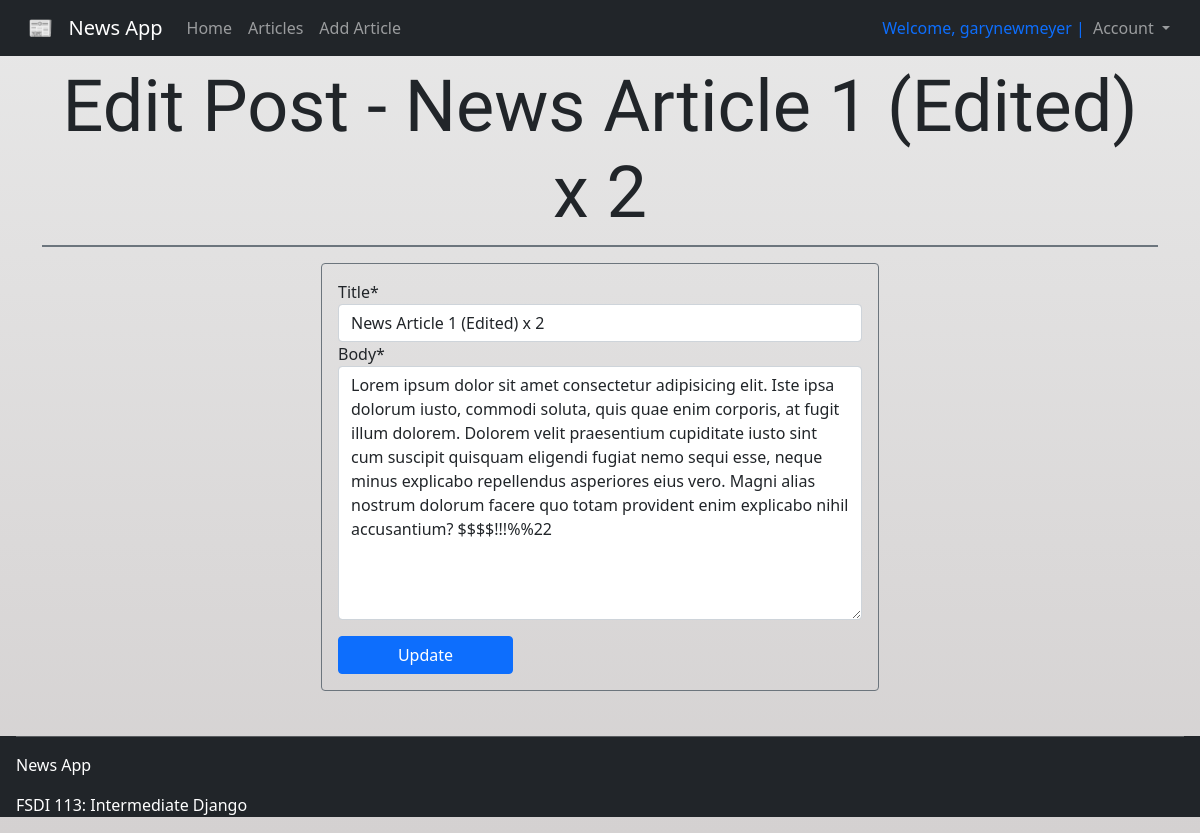
Screenshot of /articles/1/edit (signed in) with the database file from the repository.
### accounts/models.py (models this page shows)
class CustomUser(AbstractUser):
    age = models.PositiveIntegerField(null=True, blank=True)

### articles/models.py (models this page shows, shortened)
class Article(models.Model):
    title = models.CharField(max_length=255)
    body = models.TextField()
    author = models.ForeignKey(get_user_model(), on_delete=models.CASCADE)
    likes = models.IntegerField(default=0)
    dislikes = models.IntegerField(default=0)
    flagged = models.BooleanField(default=False)
    created_at = models.DateTimeField(auto_now_add=True)

### articles/views.py (the view)
# urls.py: path('<int:pk>/edit', ArticleUpdateView.as_view(), name='edit_article'),
class ArticleUpdateView(LoginRequiredMixin, UserPassesTestMixin, UpdateView):
    model = Article
    template_name = 'articles/edit_article.html'
    fields = ('title', 'body')
    def test_func(self):
        obj = self.get_object()
        return obj.author == self.request.user

### templates/articles/edit_article.html (shortened to what this page needs)
{% extends "base.html" %}
{% load crispy_forms_tags %}
{% block content %}
<div class="container pt-3">
    <h1 class="display-2 mt-5 text-center g-font">Edit Post - {{article.title}}</h1>
    <div class="divider bg-secondary border border-secondary"></div>
    <div class="mt-3 p-3 border border-secondary rounded w-50 mx-auto">
        <form action="" method="post">
            {{form|crispy}}
            <input class="btn btn-primary btn-wide mt-3" type="submit" value="Update">
        </form>
    </div>
</div>
{% endblock content %}

### templates/base.html (shortened to what this page needs)
<!DOCTYPE html>
<html lang="en">
<head>
    {% load static %}
    <link rel="stylesheet" href="{% static '/css/styles.css' %}">
    <link href="https://cdn.jsdelivr.net/npm/bootstrap@5.0.0-beta3/dist/css/bootstrap.min.css" rel="stylesheet">
    <link rel="stylesheet" href="https://pro.fontawesome.com/releases/v5.10.0/css/all.css"/>
</head>
<body>
    <nav class="navbar navbar-expand-lg navbar-dark bg-dark fixed-top mb-5">
        <div class="container-fluid">
            <a class="navbar-brand mx-3" href="{% url 'home' %}">📰 &nbsp News App</a>
            <div class="collapse navbar-collapse" id="navbarNav">
                <ul class="navbar-nav">
                    <li class="nav-item">
                        <a class="nav-link" href="{% url 'home' %}">Home</a>
                    </li>
                    <li class="nav-item">
                        <a class="nav-link" href="{% url 'all_articles' %}">Articles</a>
                    </li>
                    <li class="nav-item">
                        <a class="nav-link" href="{% url 'new_article' %}">Add Article</a>
                    </li>
                </ul>
                {% if user.is_authenticated %}
                <ul class="navbar-nav nav-log">
                    <li class="navbar-text text-primary">
                        Welcome, {{user.username}} |
                    </li>
                    <li class="nav-item dropdown">
                        <a class="nav-link dropdown-toggle" href="#" id="navbarDropdown" role="button" data-bs-toggle="dropdown" aria-expanded="false">
                            Account
                        </a>
                    </li>
                </ul>
                {% else %}
                    <span class="navbar-text text-white nav-log">
                        You are not logged in | <a class="text-primary" href="{% url 'login' %}">Login</a>
                        &nbsp| <a class="text-warning" href="{% url 'signup' %}">Register</a>
                        &nbsp| <a class="text-danger" href="{% url 'password_reset' %}">Reset Password</a>
                    </span>
                {% endif %}
            </div>
    </div>
    </nav>
    <main>
        {% block content %}
        {% endblock content %}
    </main>
    <footer class="px-3 text-white bg-dark">
        <hr>
        <p>News App</p>
        <p>FSDI 113: Intermediate Django</p>
    </footer>
</body>
</html>

### pages/static/css/styles.css (style rules this page uses)
body { background-image: linear-gradient(#E8E8E8, #d4d1d1); }
.container { min-height: 90vh; }
.nav-log { margin-left: auto; margin-right: 10px; }
.g-font { font-family: 'Oswald', sans-serif; }
.login-error-btns button, .btn-wide { width: 200px; }
.btn-wide { width: 175px; margin-right: 10px; }
footer { min-height: 10vh; }

### rows the page displays
CustomUser: username "garynewmeyer"
Article: title "News Article 1 (Edited) x 2", body "Lorem ipsum dolor sit amet consectetur adipisicing elit. Iste ipsa dolorum iusto, commodi soluta, quis quae enim corporis, at fugit illum dolorem. Dolorem velit praesentium cupiditate iusto sint cum suscipit quisquam eligendi fugiat nemo sequi esse, neque minus explicabo repellendus asperiores eius vero. Magni alias nostrum dolorum facere quo totam provident enim explicabo nihil accusantium? $$$$!!!%%22"
